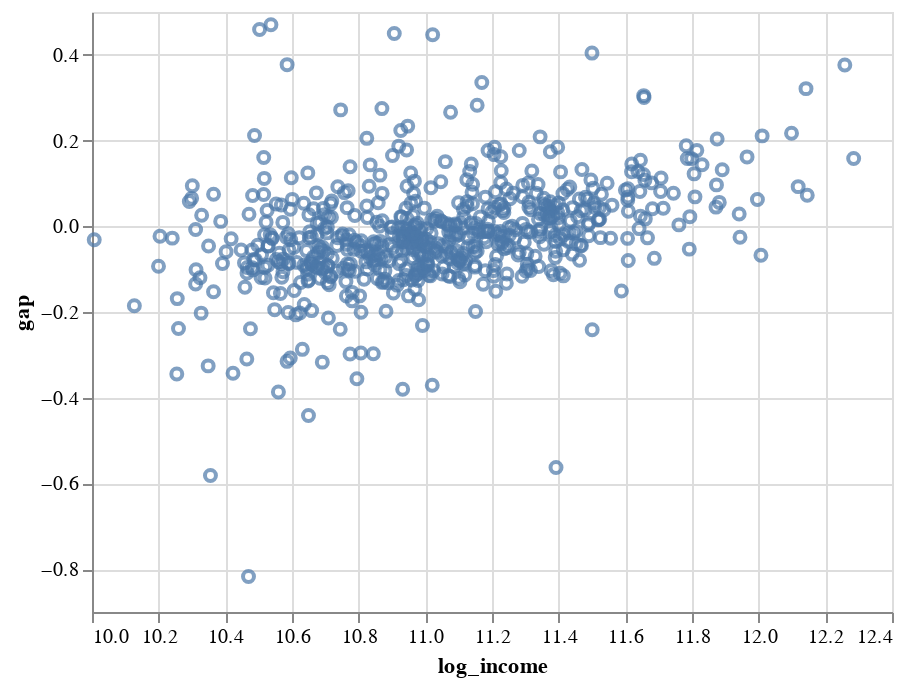

Here is the notebook cell this chart was saved with:
### Code cell
# simple scatterplot of math gap vs district income
scatter = alt.Chart(regdata).mark_point().encode(
    x = alt.X('log_income', scale = alt.Scale(zero = False)),
    y = 'gap'
)

# show
scatter

### Figure 1 — Vega-Lite specification as saved in the notebook (floating-point values rounded to 4 significant figures; data arrays with more than 128 entries replaced by an {"elided": "..."} marker saying what was removed)
{"config": {"view": {"continuousWidth": 400, "continuousHeight": 300}}, "data": {"name": "data-4dfeda135bc79cb0b7b6455053fbe617"}, "mark": "point", "encoding": {"x": {"type": "quantitative", "field": "log_income", "scale": {"zero": false}}, "y": {"type": "quantitative", "field": "gap"}}, "$schema": "https://vega.github.io/schema/vega-lite/v4.8.1.json", "datasets": {"data-4dfeda135bc79cb0b7b6455053fbe617": {"elided": "625 records"}}}
